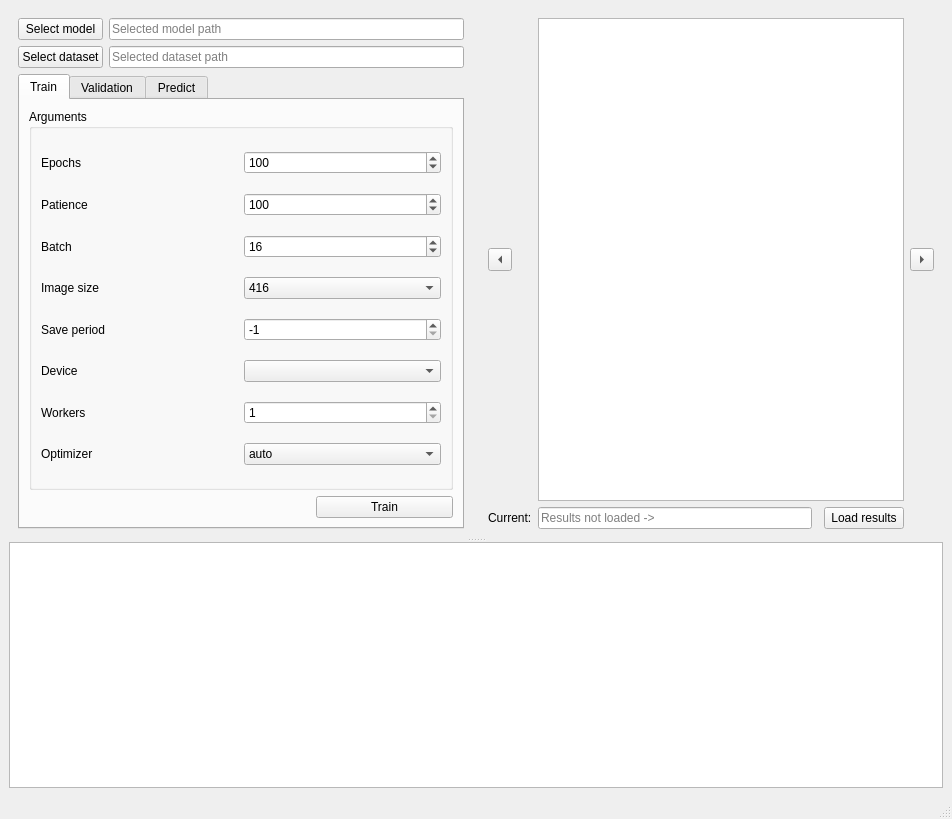
<?xml version="1.0" encoding="UTF-8"?>
<ui version="4.0">
 <class>MainWindow</class>
 <widget class="QMainWindow" name="MainWindow">
  <property name="geometry">
   <rect>
    <x>0</x>
    <y>0</y>
    <width>952</width>
    <height>819</height>
   </rect>
  </property>
  <property name="windowTitle">
   <string>YoloQT</string>
  </property>
  <widget class="QWidget" name="centralwidget">
   <layout class="QVBoxLayout" name="verticalLayout">
    <item>
     <widget class="QSplitter" name="splitter">
      <property name="sizePolicy">
       <sizepolicy hsizetype="Expanding" vsizetype="Expanding">
        <horstretch>0</horstretch>
        <verstretch>0</verstretch>
       </sizepolicy>
      </property>
      <property name="orientation">
       <enum>Qt::Vertical</enum>
      </property>
      <widget class="QWidget" name="widget" native="true">
       <property name="sizePolicy">
        <sizepolicy hsizetype="Expanding" vsizetype="Expanding">
         <horstretch>0</horstretch>
         <verstretch>0</verstretch>
        </sizepolicy>
       </property>
       <layout class="QGridLayout" name="gridLayout_5">
        <item row="0" column="0">
         <widget class="QWidget" name="widget_2" native="true">
          <layout class="QGridLayout" name="gridLayout_3">
           <item row="0" column="0">
            <widget class="QPushButton" name="pushButtonSelectModel">
             <property name="toolTip">
              <string>Opens dialog and lets you select model for training</string>
             </property>
             <property name="text">
              <string>Select model</string>
             </property>
            </widget>
           </item>
           <item row="0" column="1">
            <widget class="QLineEdit" name="lineEditSelectModel">
             <property name="placeholderText">
              <string>Selected model path</string>
             </property>
             <property name="clearButtonEnabled">
              <bool>true</bool>
             </property>
            </widget>
           </item>
           <item row="1" column="0">
            <widget class="QPushButton" name="pushButtonSelectDataset">
             <property name="text">
              <string>Select dataset</string>
             </property>
            </widget>
           </item>
           <item row="1" column="1">
            <widget class="QLineEdit" name="lineEditSelectDataset">
             <property name="placeholderText">
              <string>Selected dataset path</string>
             </property>
             <property name="clearButtonEnabled">
              <bool>true</bool>
             </property>
            </widget>
           </item>
           <item row="2" column="0" colspan="2">
            <widget class="QTabWidget" name="tabWidget">
             <property name="currentIndex">
              <number>0</number>
             </property>
             <widget class="QWidget" name="trainTab">
              <attribute name="title">
               <string>Train</string>
              </attribute>
              <layout class="QGridLayout" name="gridLayout">
               <item row="2" column="0" colspan="3">
                <widget class="QGroupBox" name="groupBoxTrainArgs">
                 <property name="title">
                  <string>Arguments</string>
                 </property>
                 <layout class="QGridLayout" name="gridLayout_2">
                  <item row="2" column="0">
                   <widget class="QLabel" name="labelBatch">
                    <property name="text">
                     <string>Batch</string>
                    </property>
                   </widget>
                  </item>
                  <item row="0" column="1">
                   <widget class="QSpinBox" name="spinBoxEpochs">
                    <property name="toolTip">
                     <string>epochs</string>
                    </property>
                    <property name="minimum">
                     <number>1</number>
                    </property>
                    <property name="maximum">
                     <number>9999</number>
                    </property>
                    <property name="singleStep">
                     <number>1</number>
                    </property>
                    <property name="value">
                     <number>100</number>
                    </property>
                   </widget>
                  </item>
                  <item row="0" column="0">
                   <widget class="QLabel" name="labelEpochs">
                    <property name="text">
                     <string>Epochs</string>
                    </property>
                   </widget>
                  </item>
                  <item row="8" column="1">
                   <widget class="QComboBox" name="comboBoxOptimizer">
                    <property name="toolTip">
                     <string>optimizer</string>
                    </property>
                    <item>
                     <property name="text">
                      <string>auto</string>
                     </property>
                    </item>
                    <item>
                     <property name="text">
                      <string>SGD</string>
                     </property>
                    </item>
                    <item>
                     <property name="text">
                      <string>Adam</string>
                     </property>
                    </item>
                    <item>
                     <property name="text">
                      <string>AdamW</string>
                     </property>
                    </item>
                    <item>
                     <property name="text">
                      <string>NAdam</string>
                     </property>
                    </item>
                    <item>
                     <property name="text">
                      <string>RAdam</string>
                     </property>
                    </item>
                    <item>
                     <property name="text">
                      <string>RMSProp</string>
                     </property>
                    </item>
                   </widget>
                  </item>
                  <item row="2" column="1">
                   <widget class="QSpinBox" name="spinBoxBatch">
                    <property name="toolTip">
                     <string>batch</string>
                    </property>
                    <property name="minimum">
                     <number>1</number>
                    </property>
                    <property name="maximum">
                     <number>9999</number>
                    </property>
                    <property name="singleStep">
                     <number>1</number>
                    </property>
                    <property name="value">
                     <number>16</number>
                    </property>
                   </widget>
                  </item>
                  <item row="1" column="1">
                   <widget class="QSpinBox" name="spinBoxPatience">
                    <property name="toolTip">
                     <string>patience</string>
                    </property>
                    <property name="minimum">
                     <number>1</number>
                    </property>
                    <property name="maximum">
                     <number>9999</number>
                    </property>
                    <property name="singleStep">
                     <number>1</number>
                    </property>
                    <property name="value">
                     <number>100</number>
                    </property>
                   </widget>
                  </item>
                  <item row="3" column="1">
                   <widget class="QComboBox" name="comboBoxSizeImage">
                    <property name="toolTip">
                     <string>imgsz</string>
                    </property>
                    <item>
                     <property name="text">
                      <string>416</string>
                     </property>
                    </item>
                    <item>
                     <property name="text">
                      <string>640</string>
                     </property>
                    </item>
                   </widget>
                  </item>
                  <item row="6" column="1">
                   <widget class="QComboBox" name="comboBoxDevice">
                    <property name="toolTip">
                     <string>device</string>
                    </property>
                   </widget>
                  </item>
                  <item row="6" column="0">
                   <widget class="QLabel" name="labelDevice">
                    <property name="text">
                     <string>Device</string>
                    </property>
                   </widget>
                  </item>
                  <item row="4" column="0">
                   <widget class="QLabel" name="labelSavePeriod">
                    <property name="text">
                     <string>Save period</string>
                    </property>
                   </widget>
                  </item>
                  <item row="7" column="0">
                   <widget class="QLabel" name="labelWorkers">
                    <property name="text">
                     <string>Workers</string>
                    </property>
                   </widget>
                  </item>
                  <item row="7" column="1">
                   <widget class="QSpinBox" name="spinBoxWorkers">
                    <property name="toolTip">
                     <string>workers</string>
                    </property>
                    <property name="minimum">
                     <number>1</number>
                    </property>
                    <property name="maximum">
                     <number>8</number>
                    </property>
                    <property name="singleStep">
                     <number>1</number>
                    </property>
                   </widget>
                  </item>
                  <item row="3" column="0">
                   <widget class="QLabel" name="labelSizeImage">
                    <property name="text">
                     <string>Image size</string>
                    </property>
                   </widget>
                  </item>
                  <item row="4" column="1">
                   <widget class="QSpinBox" name="spinBoxSavePeriod">
                    <property name="toolTip">
                     <string>save_period</string>
                    </property>
                    <property name="minimum">
                     <number>-1</number>
                    </property>
                    <property name="maximum">
                     <number>9999</number>
                    </property>
                    <property name="singleStep">
                     <number>1</number>
                    </property>
                    <property name="value">
                     <number>-1</number>
                    </property>
                   </widget>
                  </item>
                  <item row="8" column="0">
                   <widget class="QLabel" name="labelOptimizer">
                    <property name="text">
                     <string>Optimizer</string>
                    </property>
                   </widget>
                  </item>
                  <item row="1" column="0">
                   <widget class="QLabel" name="labelPatience">
                    <property name="text">
                     <string>Patience</string>
                    </property>
                   </widget>
                  </item>
                 </layout>
                </widget>
               </item>
               <item row="3" column="2">
                <widget class="QPushButton" name="pushButtonTrain">
                 <property name="text">
                  <string>Train</string>
                 </property>
                </widget>
               </item>
              </layout>
             </widget>
             <widget class="QWidget" name="validationTab">
              <attribute name="title">
               <string>Validation</string>
              </attribute>
              <layout class="QGridLayout" name="gridLayout_7">
               <item row="1" column="2">
                <widget class="QPushButton" name="pushButtonVal">
                 <property name="text">
                  <string>Val</string>
                 </property>
                </widget>
               </item>
               <item row="0" column="0" colspan="3">
                <widget class="QGroupBox" name="groupBoxValArgs">
                 <property name="title">
                  <string>Arguments</string>
                 </property>
                 <layout class="QGridLayout" name="gridLayout_6">
                  <item row="1" column="0">
                   <widget class="QLabel" name="labelBatch_2">
                    <property name="text">
                     <string>Batch</string>
                    </property>
                   </widget>
                  </item>
                  <item row="2" column="1">
                   <widget class="QDoubleSpinBox" name="doubleSpinBoxConf">
                    <property name="toolTip">
                     <string>conf</string>
                    </property>
                    <property name="decimals">
                     <number>3</number>
                    </property>
                    <property name="minimum">
                     <double>0.001000000000000</double>
                    </property>
                    <property name="maximum">
                     <double>0.990000000000000</double>
                    </property>
                    <property name="singleStep">
                     <double>0.001000000000000</double>
                    </property>
                    <property name="value">
                     <double>0.001000000000000</double>
                    </property>
                   </widget>
                  </item>
                  <item row="5" column="0">
                   <widget class="QLabel" name="labelDevice_2">
                    <property name="text">
                     <string>Device</string>
                    </property>
                   </widget>
                  </item>
                  <item row="5" column="1">
                   <widget class="QComboBox" name="comboBoxDevice_2">
                    <property name="toolTip">
                     <string>device</string>
                    </property>
                   </widget>
                  </item>
                  <item row="2" column="0">
                   <widget class="QLabel" name="labelConf">
                    <property name="text">
                     <string>Confidence</string>
                    </property>
                   </widget>
                  </item>
                  <item row="3" column="0">
                   <widget class="QLabel" name="labelIoU">
                    <property name="text">
                     <string>Intersection over union</string>
                    </property>
                   </widget>
                  </item>
                  <item row="3" column="1">
                   <widget class="QDoubleSpinBox" name="doubleSpinBoxIoU">
                    <property name="toolTip">
                     <string>iou</string>
                    </property>
                    <property name="minimum">
                     <double>0.010000000000000</double>
                    </property>
                    <property name="maximum">
                     <double>0.990000000000000</double>
                    </property>
                    <property name="singleStep">
                     <double>0.010000000000000</double>
                    </property>
                    <property name="value">
                     <double>0.600000000000000</double>
                    </property>
                   </widget>
                  </item>
                  <item row="4" column="0">
                   <widget class="QLabel" name="labelMaxDet">
                    <property name="text">
                     <string>Maximum number of detections</string>
                    </property>
                   </widget>
                  </item>
                  <item row="0" column="0">
                   <widget class="QLabel" name="labelImageSize">
                    <property name="text">
                     <string>Image size</string>
                    </property>
                   </widget>
                  </item>
                  <item row="4" column="1">
                   <widget class="QSpinBox" name="spinBoxMaxDet">
                    <property name="toolTip">
                     <string>max_det</string>
                    </property>
                    <property name="minimum">
                     <number>1</number>
                    </property>
                    <property name="maximum">
                     <number>9999</number>
                    </property>
                    <property name="singleStep">
                     <number>1</number>
                    </property>
                    <property name="value">
                     <number>300</number>
                    </property>
                   </widget>
                  </item>
                  <item row="1" column="1">
                   <widget class="QSpinBox" name="spinBoxBatch_2">
                    <property name="toolTip">
                     <string>batch</string>
                    </property>
                    <property name="minimum">
                     <number>1</number>
                    </property>
                    <property name="maximum">
                     <number>9999</number>
                    </property>
                    <property name="singleStep">
                     <number>1</number>
                    </property>
                    <property name="value">
                     <number>16</number>
                    </property>
                   </widget>
                  </item>
                  <item row="0" column="1">
                   <widget class="QComboBox" name="comboBoxImageSize">
                    <property name="toolTip">
                     <string>imgsz</string>
                    </property>
                    <item>
                     <property name="text">
                      <string>416</string>
                     </property>
                    </item>
                    <item>
                     <property name="text">
                      <string>640</string>
                     </property>
                    </item>
                   </widget>
                  </item>
                 </layout>
                </widget>
               </item>
              </layout>
             </widget>
             <widget class="QWidget" name="predictionTab">
              <attribute name="title">
               <string>Predict</string>
              </attribute>
              <layout class="QGridLayout" name="gridLayout_9">
               <item row="1" column="0" colspan="3">
                <widget class="QGroupBox" name="groupBoxPredictArgs">
                 <property name="title">
                  <string>Arguments</string>
                 </property>
                 <layout class="QGridLayout" name="gridLayout_8">
                  <item row="3" column="3" colspan="2">
                   <widget class="QSpinBox" name="spinBoxMaxDet_2">
                    <property name="minimum">
                     <number>1</number>
                    </property>
                    <property name="maximum">
                     <number>9999</number>
                    </property>
                    <property name="value">
                     <number>300</number>
                    </property>
                   </widget>
                  </item>
                  <item row="1" column="0" colspan="3">
                   <widget class="QLabel" name="labelIoU_2">
                    <property name="text">
                     <string>Intersection over union</string>
                    </property>
                   </widget>
                  </item>
                  <item row="2" column="3" colspan="2">
                   <widget class="QComboBox" name="comboBoxDevice_3"/>
                  </item>
                  <item row="0" column="0" colspan="2">
                   <widget class="QLabel" name="labelConf_2">
                    <property name="text">
                     <string>Confidence</string>
                    </property>
                   </widget>
                  </item>
                  <item row="2" column="0">
                   <widget class="QLabel" name="labelDevice_3">
                    <property name="text">
                     <string>Device</string>
                    </property>
                   </widget>
                  </item>
                  <item row="0" column="3" colspan="2">
                   <widget class="QDoubleSpinBox" name="doubleSpinBoxConf_2">
                    <property name="minimum">
                     <double>0.250000000000000</double>
                    </property>
                    <property name="maximum">
                     <double>0.990000000000000</double>
                    </property>
                    <property name="singleStep">
                     <double>0.010000000000000</double>
                    </property>
                    <property name="value">
                     <double>0.250000000000000</double>
                    </property>
                   </widget>
                  </item>
                  <item row="3" column="0" colspan="3">
                   <widget class="QLabel" name="labelMaxDet_2">
                    <property name="text">
                     <string>Maximum number of detections</string>
                    </property>
                   </widget>
                  </item>
                  <item row="1" column="3" colspan="2">
                   <widget class="QDoubleSpinBox" name="doubleSpinBoxIoU_2">
                    <property name="minimum">
                     <double>0.010000000000000</double>
                    </property>
                    <property name="maximum">
                     <double>0.990000000000000</double>
                    </property>
                    <property name="singleStep">
                     <double>0.010000000000000</double>
                    </property>
                    <property name="value">
                     <double>0.700000000000000</double>
                    </property>
                   </widget>
                  </item>
                 </layout>
                </widget>
               </item>
               <item row="2" column="1" colspan="2">
                <widget class="QPushButton" name="pushButtonPredict">
                 <property name="minimumSize">
                  <size>
                   <width>134</width>
                   <height>0</height>
                  </size>
                 </property>
                 <property name="maximumSize">
                  <size>
                   <width>16777215</width>
                   <height>16777215</height>
                  </size>
                 </property>
                 <property name="text">
                  <string>Predict</string>
                 </property>
                </widget>
               </item>
               <item row="0" column="0">
                <widget class="QLineEdit" name="lineEditSource"/>
               </item>
               <item row="2" column="0">
                <spacer name="horizontalSpacer">
                 <property name="orientation">
                  <enum>Qt::Horizontal</enum>
                 </property>
                 <property name="sizeHint" stdset="0">
                  <size>
                   <width>40</width>
                   <height>20</height>
                  </size>
                 </property>
                </spacer>
               </item>
               <item row="0" column="1" colspan="2">
                <widget class="QPushButton" name="pushButtonSelectSource">
                 <property name="text">
                  <string>Select source</string>
                 </property>
                </widget>
               </item>
              </layout>
             </widget>
            </widget>
           </item>
          </layout>
         </widget>
        </item>
        <item row="0" column="1">
         <widget class="QWidget" name="widgetVisualize" native="true">
          <property name="sizePolicy">
           <sizepolicy hsizetype="Expanding" vsizetype="Expanding">
            <horstretch>0</horstretch>
            <verstretch>0</verstretch>
           </sizepolicy>
          </property>
          <layout class="QGridLayout" name="gridLayout_4">
           <item row="1" column="1" colspan="3">
            <widget class="QGraphicsView" name="graphicsView"/>
           </item>
           <item row="2" column="1">
            <widget class="QLineEdit" name="lineEditCurrentImg">
             <property name="placeholderText">
              <string>Results not loaded -&gt;</string>
             </property>
            </widget>
           </item>
           <item row="1" column="0">
            <widget class="QToolButton" name="toolButtonPrev">
             <property name="text">
              <string>...</string>
             </property>
             <property name="arrowType">
              <enum>Qt::LeftArrow</enum>
             </property>
            </widget>
           </item>
           <item row="2" column="3">
            <widget class="QPushButton" name="pushButtonLoadResults">
             <property name="text">
              <string>Load results</string>
             </property>
            </widget>
           </item>
           <item row="2" column="0">
            <widget class="QLabel" name="labelCurrentImg">
             <property name="text">
              <string>Current:</string>
             </property>
            </widget>
           </item>
           <item row="1" column="4">
            <widget class="QToolButton" name="toolButtonNext">
             <property name="text">
              <string>...</string>
             </property>
             <property name="arrowType">
              <enum>Qt::RightArrow</enum>
             </property>
            </widget>
           </item>
          </layout>
         </widget>
        </item>
       </layout>
      </widget>
      <widget class="QPlainTextEdit" name="plainTextEditLog">
       <property name="sizePolicy">
        <sizepolicy hsizetype="Expanding" vsizetype="Expanding">
         <horstretch>0</horstretch>
         <verstretch>0</verstretch>
        </sizepolicy>
       </property>
       <property name="font">
        <font>
         <pointsize>12</pointsize>
        </font>
       </property>
      </widget>
     </widget>
    </item>
   </layout>
  </widget>
  <widget class="QMenuBar" name="menubar">
   <property name="geometry">
    <rect>
     <x>0</x>
     <y>0</y>
     <width>952</width>
     <height>22</height>
    </rect>
   </property>
  </widget>
  <widget class="QStatusBar" name="statusbar"/>
 </widget>
 <resources/>
 <connections/>
</ui>
